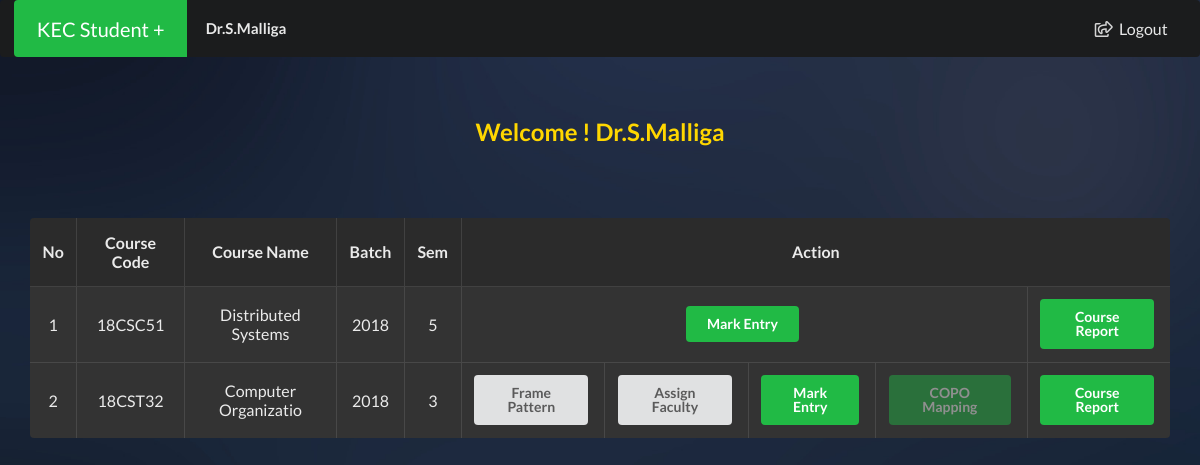
The page /staff/index.php (signed in) on the database its author committed.
### tables this page shows
CREATE TABLE `course_list` (
  `code` varchar(8) NOT NULL,
  `name` varchar(20) NOT NULL,
  `year` int(2) NOT NULL,
  `batch` year(4) NOT NULL,
  `sem` tinyint(1) NOT NULL,
  `credit` tinyint(1) NOT NULL,
  `cc` varchar(30) NOT NULL,
  `staff1` varchar(8) DEFAULT NULL,
  `sec1` varchar(1) NOT NULL DEFAULT 'A',
  `staff2` varchar(8) DEFAULT NULL,
  `sec2` varchar(1) NOT NULL DEFAULT 'B',
  `staff3` varchar(8) DEFAULT NULL,
  `sec3` varchar(1) NOT NULL DEFAULT 'C',
  `staff4` varchar(8) DEFAULT NULL,
  `sec4` varchar(1) NOT NULL DEFAULT 'D',
  `frame` varchar(20) NOT NULL DEFAULT 'not framed',
  `activate` varchar(20) NOT NULL DEFAULT 'not activated'
);

### staff/index.php (the view, shortened to what this page needs)
<?php
include_once("./nav.php");
?>
<html lang="en">
<head>
    <link rel="stylesheet" href="https://cdnjs.cloudflare.com/ajax/libs/animate.css/4.0.0/animate.min.css" />
</head>
<body>
  <div class="preloader"><body><div class="ui active dimmer" style="position: fixed;"><div class="ui massive active green elastic loader"></div></div></body></div>
  <br><br><br>
  <center><h2 style="color:#ffd700" class="animate__animated animate__fadeInDownBig">Welcome ! <?php echo $_SESSION['staffname']; ?></h2></center><br>
  <div class="animate__animated animate__fadeInUpBig">
  <div class="tablecontent" >
  <table class="ui selectable celled inverted table">
    <thead>
      <tr>
          <th class="center aligned">No</th>
          <th class="center aligned">Course Code</th>
          <th class="center aligned">Course Name</th>
          <th class="center aligned">Batch</th>
          <th class="center aligned">Sem</th>
          <th class="center aligned" colspan="5" >Action</th>
      </tr>
    </thead>
    <tbody>
      <?php
      $no=1;
      $same=0;
      $sql="SELECT * from `course_list` ";
      $data=$con->query($sql);
      while($row1 = $data->fetch_assoc())
      {
          if($row1['cc']==$_SESSION['staffid'])
          {
            $sqlc="SELECT `code` from `copo` ";
            $datac=$con->query($sqlc);
            $arr=Array();
            while($rowc = $datac->fetch_assoc()){
              $arr[]=$rowc['code'];
            }
            ?>
          <tr>
              <td class="center aligned" ><?php  echo $no;            ?> </td>
              <td class="center aligned" ><?php  echo $row1['code'];  ?> </td>
              <td class="center aligned" ><?php  echo $row1['name'];  ?> </td>
              <td class="center aligned" ><?php  echo $row1['batch']; ?> </td>
              <td class="center aligned" ><?php  echo $row1['sem'];   ?> </td>
              <td class="center aligned" ><div class="ui button" onclick="location.href = './CourseFrame.php?code=<?php echo $row1['code']  ?>'" >Frame Pattern</div></td>
              <td class="center aligned" ><div class="ui button" onclick="location.href = './AssignFaculty.php<?php echo "?cc"."=".$row1['cc']."&"."code"."=".$row1['code'] ?>';">Assign Faculty</div></td>
              <td class="center aligned" ><div class="ui positive button" onclick="location.href = '../Entity/MarkEntry.php?code=<?php echo $row1['code']; ?>'">Mark Entry</div></td>
              <?php
              if(in_array($row1['code'],$arr)){
              ?>
              <td class="center aligned" ><div class="ui positive disabled button" onclick="location.href = './copo.php'">COPO Mapping</div></td>
              <td class="center aligned" ><div class="ui positive button" onclick="location.href = '../Final.php?code=<?php echo $row1['code']; ?>'">Course Report</div></td>
              <?php } ?>
          </tr>
            <?php
            $no+=1;
            $same=$row1['code'];
          }
          if($row1['staff1']==$_SESSION['staffid'] || $row1['staff2']==$_SESSION['staffid'] || $row1['staff3']==$_SESSION['staffid'] || $row1['staff4']==$_SESSION['staffid'])
          {
              if($same==$row1['code'])
              {
              }
              else
              {
                $sqlc="SELECT `code` from `copo` ";
                $datac=$con->query($sqlc);
                $arr=Array();
                while($rowc = $datac->fetch_assoc()){
                  $arr[]=$rowc['code'];
                }
              ?>
              <tr>
                  <td class="center aligned" ><?php  echo $no;            ?> </td>
                  <td class="center aligned" ><?php  echo $row1['code'];  ?> </td>
                  <td class="center aligned" ><?php  echo $row1['name'];  ?> </td>
                  <td class="center aligned" ><?php  echo $row1['batch']; ?> </td>
                  <td class="center aligned" ><?php  echo $row1['sem'];   ?> </td>
                  <td class="center aligned" colspan="4" ><div class="ui positive  button" onclick="location.href = '../Entity/MarkEntry.php?code=<?php echo $row1['code']; ?>'">Mark Entry</div></td>
                  <?php
                  if(in_array($row1['code'],$arr)){
                  ?>
                  <td class="center aligned" ><div class="ui positive button" onclick="location.href = '../Final.php?code=<?php echo $row1['code']; ?>'">Course Report</div></td>
                  <?php
                  }else{
                  ?>
                  <td class="center aligned" ><div class="ui positive disabled button" onclick="location.href = '../Final.php?code=<?php echo $row1['code']; ?>'">Course Report</div></td>
                  <?php } ?>
              </tr>
                <?php
                $no+=1;
              }
          }
          else
          {
          }
      }?>
    </tbody>
  </table>
  </div>
  </div>
</body>
</html>

### staff/index.php (style rules this page uses)
body { background-image: url("../Images/bg.jpg"); background-size: cover; }
.tablecontent { padding-left: 30px; padding-right: 30px; padding-top: 50px; padding-bottom: 50px; }
td { font-size:16px; }
th { font-size:16px; }

### rows shown on the page
course_list: code "18CSC51", name "Distributed Systems", batch "2018", sem "5"
course_list: code "18CST32", name "Computer Organizatio", batch "2018", sem "3"

### other values the page prints
$_SESSION['staffname'] "Dr.S.Malliga"
